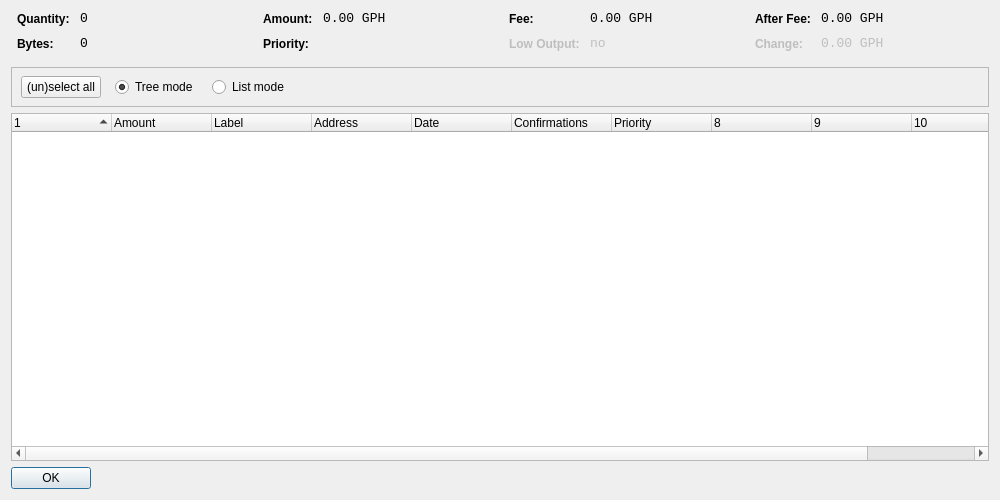
<?xml version="1.0" encoding="UTF-8"?>
<ui version="4.0">
 <class>CoinControlDialog</class>
 <widget class="QDialog" name="CoinControlDialog">
  <property name="geometry">
   <rect>
    <x>0</x>
    <y>0</y>
    <width>1000</width>
    <height>500</height>
   </rect>
  </property>
  <property name="windowTitle">
   <string>Coin Control</string>
  </property>
  <layout class="QVBoxLayout" name="verticalLayout">
   <item>
    <layout class="QHBoxLayout" name="horizontalLayoutTop" stretch="0,0,0,0">
     <property name="topMargin">
      <number>0</number>
     </property>
     <property name="bottomMargin">
      <number>10</number>
     </property>
     <item>
      <layout class="QFormLayout" name="formLayoutCoinControl1">
       <property name="horizontalSpacing">
        <number>10</number>
       </property>
       <property name="verticalSpacing">
        <number>10</number>
       </property>
       <property name="leftMargin">
        <number>6</number>
       </property>
       <property name="rightMargin">
        <number>6</number>
       </property>
       <item row="0" column="0">
        <widget class="QLabel" name="labelCoinControlQuantityText">
         <property name="styleSheet">
          <string notr="true">font-weight:bold;</string>
         </property>
         <property name="text">
          <string>Quantity:</string>
         </property>
        </widget>
       </item>
       <item row="0" column="1">
        <widget class="QLabel" name="labelCoinControlQuantity">
         <property name="font">
          <font>
           <family>Monospace</family>
           <pointsize>10</pointsize>
          </font>
         </property>
         <property name="cursor">
          <cursorShape>IBeamCursor</cursorShape>
         </property>
         <property name="contextMenuPolicy">
          <enum>Qt::ActionsContextMenu</enum>
         </property>
         <property name="text">
          <string notr="true">0</string>
         </property>
         <property name="textInteractionFlags">
          <set>Qt::LinksAccessibleByMouse|Qt::TextSelectableByKeyboard|Qt::TextSelectableByMouse</set>
         </property>
        </widget>
       </item>
       <item row="1" column="0">
        <widget class="QLabel" name="labelCoinControlBytesText">
         <property name="styleSheet">
          <string notr="true">font-weight:bold;</string>
         </property>
         <property name="text">
          <string>Bytes:</string>
         </property>
        </widget>
       </item>
       <item row="1" column="1">
        <widget class="QLabel" name="labelCoinControlBytes">
         <property name="font">
          <font>
           <family>Monospace</family>
           <pointsize>10</pointsize>
          </font>
         </property>
         <property name="cursor">
          <cursorShape>IBeamCursor</cursorShape>
         </property>
         <property name="contextMenuPolicy">
          <enum>Qt::ActionsContextMenu</enum>
         </property>
         <property name="text">
          <string notr="true">0</string>
         </property>
         <property name="textInteractionFlags">
          <set>Qt::LinksAccessibleByMouse|Qt::TextSelectableByKeyboard|Qt::TextSelectableByMouse</set>
         </property>
        </widget>
       </item>
      </layout>
     </item>
     <item>
      <layout class="QFormLayout" name="formLayoutCoinControl2">
       <property name="horizontalSpacing">
        <number>10</number>
       </property>
       <property name="verticalSpacing">
        <number>10</number>
       </property>
       <property name="leftMargin">
        <number>6</number>
       </property>
       <property name="rightMargin">
        <number>6</number>
       </property>
       <item row="0" column="0">
        <widget class="QLabel" name="labelCoinControlAmountText">
         <property name="styleSheet">
          <string notr="true">font-weight:bold;</string>
         </property>
         <property name="text">
          <string>Amount:</string>
         </property>
        </widget>
       </item>
       <item row="0" column="1">
        <widget class="QLabel" name="labelCoinControlAmount">
         <property name="font">
          <font>
           <family>Monospace</family>
           <pointsize>10</pointsize>
          </font>
         </property>
         <property name="cursor">
          <cursorShape>IBeamCursor</cursorShape>
         </property>
         <property name="contextMenuPolicy">
          <enum>Qt::ActionsContextMenu</enum>
         </property>
         <property name="text">
          <string notr="true">0.00 GPH</string>
         </property>
         <property name="textInteractionFlags">
          <set>Qt::LinksAccessibleByMouse|Qt::TextSelectableByKeyboard|Qt::TextSelectableByMouse</set>
         </property>
        </widget>
       </item>
       <item row="1" column="0">
        <widget class="QLabel" name="labelCoinControlPriorityText">
         <property name="styleSheet">
          <string notr="true">font-weight:bold;</string>
         </property>
         <property name="text">
          <string>Priority:</string>
         </property>
        </widget>
       </item>
       <item row="1" column="1">
        <widget class="QLabel" name="labelCoinControlPriority">
         <property name="font">
          <font>
           <family>Monospace</family>
           <pointsize>10</pointsize>
          </font>
         </property>
         <property name="cursor">
          <cursorShape>IBeamCursor</cursorShape>
         </property>
         <property name="contextMenuPolicy">
          <enum>Qt::ActionsContextMenu</enum>
         </property>
         <property name="text">
          <string/>
         </property>
         <property name="textInteractionFlags">
          <set>Qt::LinksAccessibleByMouse|Qt::TextSelectableByKeyboard|Qt::TextSelectableByMouse</set>
         </property>
        </widget>
       </item>
      </layout>
     </item>
     <item>
      <layout class="QFormLayout" name="formLayoutCoinControl3">
       <property name="horizontalSpacing">
        <number>10</number>
       </property>
       <property name="verticalSpacing">
        <number>10</number>
       </property>
       <property name="leftMargin">
        <number>6</number>
       </property>
       <property name="rightMargin">
        <number>6</number>
       </property>
       <item row="0" column="0">
        <widget class="QLabel" name="labelCoinControlFeeText">
         <property name="styleSheet">
          <string notr="true">font-weight:bold;</string>
         </property>
         <property name="text">
          <string>Fee:</string>
         </property>
        </widget>
       </item>
       <item row="0" column="1">
        <widget class="QLabel" name="labelCoinControlFee">
         <property name="font">
          <font>
           <family>Monospace</family>
           <pointsize>10</pointsize>
          </font>
         </property>
         <property name="cursor">
          <cursorShape>IBeamCursor</cursorShape>
         </property>
         <property name="contextMenuPolicy">
          <enum>Qt::ActionsContextMenu</enum>
         </property>
         <property name="text">
          <string notr="true">0.00 GPH</string>
         </property>
         <property name="textInteractionFlags">
          <set>Qt::LinksAccessibleByMouse|Qt::TextSelectableByKeyboard|Qt::TextSelectableByMouse</set>
         </property>
        </widget>
       </item>
       <item row="1" column="0">
        <widget class="QLabel" name="labelCoinControlLowOutputText">
         <property name="enabled">
          <bool>false</bool>
         </property>
         <property name="styleSheet">
          <string notr="true">font-weight:bold;</string>
         </property>
         <property name="text">
          <string>Low Output:</string>
         </property>
        </widget>
       </item>
       <item row="1" column="1">
        <widget class="QLabel" name="labelCoinControlLowOutput">
         <property name="enabled">
          <bool>false</bool>
         </property>
         <property name="font">
          <font>
           <family>Monospace</family>
           <pointsize>10</pointsize>
          </font>
         </property>
         <property name="cursor">
          <cursorShape>IBeamCursor</cursorShape>
         </property>
         <property name="contextMenuPolicy">
          <enum>Qt::ActionsContextMenu</enum>
         </property>
         <property name="text">
          <string notr="true">no</string>
         </property>
         <property name="textInteractionFlags">
          <set>Qt::LinksAccessibleByMouse|Qt::TextSelectableByKeyboard|Qt::TextSelectableByMouse</set>
         </property>
        </widget>
       </item>
      </layout>
     </item>
     <item>
      <layout class="QFormLayout" name="formLayoutCoinControl4">
       <property name="horizontalSpacing">
        <number>10</number>
       </property>
       <property name="verticalSpacing">
        <number>10</number>
       </property>
       <property name="leftMargin">
        <number>6</number>
       </property>
       <property name="rightMargin">
        <number>6</number>
       </property>
       <item row="0" column="0">
        <widget class="QLabel" name="labelCoinControlAfterFeeText">
         <property name="styleSheet">
          <string notr="true">font-weight:bold;</string>
         </property>
         <property name="text">
          <string>After Fee:</string>
         </property>
        </widget>
       </item>
       <item row="0" column="1">
        <widget class="QLabel" name="labelCoinControlAfterFee">
         <property name="font">
          <font>
           <family>Monospace</family>
           <pointsize>10</pointsize>
          </font>
         </property>
         <property name="cursor">
          <cursorShape>IBeamCursor</cursorShape>
         </property>
         <property name="contextMenuPolicy">
          <enum>Qt::ActionsContextMenu</enum>
         </property>
         <property name="text">
          <string notr="true">0.00 GPH</string>
         </property>
         <property name="textInteractionFlags">
          <set>Qt::LinksAccessibleByMouse|Qt::TextSelectableByKeyboard|Qt::TextSelectableByMouse</set>
         </property>
        </widget>
       </item>
       <item row="1" column="0">
        <widget class="QLabel" name="labelCoinControlChangeText">
         <property name="enabled">
          <bool>false</bool>
         </property>
         <property name="styleSheet">
          <string notr="true">font-weight:bold;</string>
         </property>
         <property name="text">
          <string>Change:</string>
         </property>
        </widget>
       </item>
       <item row="1" column="1">
        <widget class="QLabel" name="labelCoinControlChange">
         <property name="enabled">
          <bool>false</bool>
         </property>
         <property name="font">
          <font>
           <family>Monospace</family>
           <pointsize>10</pointsize>
          </font>
         </property>
         <property name="cursor">
          <cursorShape>IBeamCursor</cursorShape>
         </property>
         <property name="contextMenuPolicy">
          <enum>Qt::ActionsContextMenu</enum>
         </property>
         <property name="text">
          <string notr="true">0.00 GPH</string>
         </property>
         <property name="textInteractionFlags">
          <set>Qt::LinksAccessibleByMouse|Qt::TextSelectableByKeyboard|Qt::TextSelectableByMouse</set>
         </property>
        </widget>
       </item>
      </layout>
     </item>
    </layout>
   </item>
   <item>
    <widget class="QFrame" name="frame">
     <property name="minimumSize">
      <size>
       <width>0</width>
       <height>40</height>
      </size>
     </property>
     <property name="frameShape">
      <enum>QFrame::StyledPanel</enum>
     </property>
     <property name="frameShadow">
      <enum>QFrame::Sunken</enum>
     </property>
     <widget class="QWidget" name="horizontalLayoutWidget">
      <property name="geometry">
       <rect>
        <x>10</x>
        <y>0</y>
        <width>781</width>
        <height>41</height>
       </rect>
      </property>
      <layout class="QHBoxLayout" name="horizontalLayoutPanel" stretch="0,0,0,0,0">
       <property name="spacing">
        <number>14</number>
       </property>
       <item>
        <widget class="QPushButton" name="pushButtonSelectAll">
         <property name="sizePolicy">
          <sizepolicy hsizetype="Maximum" vsizetype="Fixed">
           <horstretch>0</horstretch>
           <verstretch>0</verstretch>
          </sizepolicy>
         </property>
         <property name="text">
          <string>(un)select all</string>
         </property>
        </widget>
       </item>
       <item>
        <widget class="QRadioButton" name="radioTreeMode">
         <property name="sizePolicy">
          <sizepolicy hsizetype="Maximum" vsizetype="Fixed">
           <horstretch>0</horstretch>
           <verstretch>0</verstretch>
          </sizepolicy>
         </property>
         <property name="text">
          <string>Tree mode</string>
         </property>
         <property name="checked">
          <bool>true</bool>
         </property>
        </widget>
       </item>
       <item>
        <widget class="QRadioButton" name="radioListMode">
         <property name="sizePolicy">
          <sizepolicy hsizetype="Maximum" vsizetype="Fixed">
           <horstretch>0</horstretch>
           <verstretch>0</verstretch>
          </sizepolicy>
         </property>
         <property name="text">
          <string>List mode</string>
         </property>
        </widget>
       </item>
       <item>
        <spacer name="horizontalSpacer">
         <property name="orientation">
          <enum>Qt::Horizontal</enum>
         </property>
         <property name="sizeHint" stdset="0">
          <size>
           <width>40</width>
           <height>20</height>
          </size>
         </property>
        </spacer>
       </item>
      </layout>
     </widget>
    </widget>
   </item>
   <item>
    <widget class="CoinControlTreeWidget" name="treeWidget">
     <property name="contextMenuPolicy">
      <enum>Qt::CustomContextMenu</enum>
     </property>
     <property name="sortingEnabled">
      <bool>false</bool>
     </property>
     <property name="columnCount">
      <number>11</number>
     </property>
     <attribute name="headerShowSortIndicator" stdset="0">
      <bool>true</bool>
     </attribute>
     <attribute name="headerStretchLastSection">
      <bool>false</bool>
     </attribute>
     <column>
      <property name="text">
       <string/>
      </property>
     </column>
     <column>
      <property name="text">
       <string>Amount</string>
      </property>
     </column>
     <column>
      <property name="text">
       <string>Label</string>
      </property>
     </column>
     <column>
      <property name="text">
       <string>Address</string>
      </property>
     </column>
     <column>
      <property name="text">
       <string>Date</string>
      </property>
     </column>
     <column>
      <property name="text">
       <string>Confirmations</string>
      </property>
      <property name="toolTip">
       <string>Confirmed</string>
      </property>
     </column>
     <column>
      <property name="text">
       <string>Priority</string>
      </property>
     </column>
     <column>
      <property name="text">
       <string/>
      </property>
     </column>
     <column>
      <property name="text">
       <string/>
      </property>
     </column>
     <column>
      <property name="text">
       <string/>
      </property>
     </column>
     <column>
      <property name="text">
       <string/>
      </property>
     </column>
    </widget>
   </item>
   <item>
    <widget class="QDialogButtonBox" name="buttonBox">
     <property name="sizePolicy">
      <sizepolicy hsizetype="Maximum" vsizetype="Fixed">
       <horstretch>0</horstretch>
       <verstretch>0</verstretch>
      </sizepolicy>
     </property>
     <property name="orientation">
      <enum>Qt::Horizontal</enum>
     </property>
     <property name="standardButtons">
      <set>QDialogButtonBox::Ok</set>
     </property>
    </widget>
   </item>
  </layout>
 </widget>
 <customwidgets>
  <customwidget>
   <class>CoinControlTreeWidget</class>
   <extends>QTreeWidget</extends>
   <header>coincontroltreewidget.h</header>
  </customwidget>
 </customwidgets>
 <resources/>
 <connections/>
</ui>
